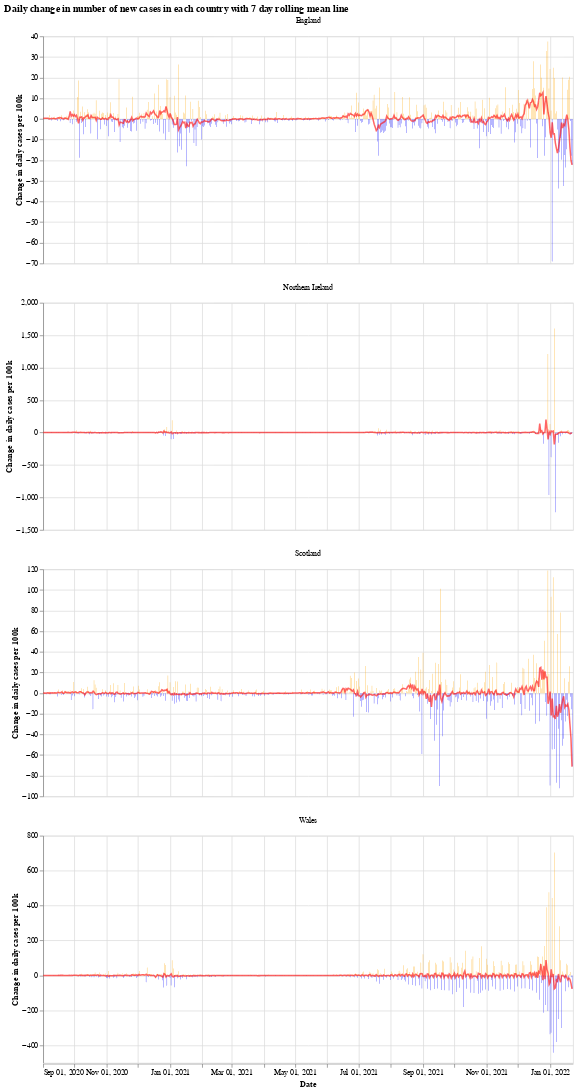

Notebook source saved alongside this figure:
### Markdown cell above
We will use the Python library `Altair` for visualising the data, see the [altair docs](https://altair-viz.github.io/) for more information.

First we have a graph which shows the daily change in the number of new cases for each country. This number jumps up and down all over the place, which is likely due to delay in reporting of new cases over the weekend. Another interesting thing is that it looks like the daily cases in Wales experienced a much shorter period of calm over the summer (calm in the sense of daily cases not jumping up and down).

The orange bars are days when the number of new cases (per 100k population) was more than the previous day, while the blue are days when the number of new cases dropped. The red line is the 7 day moving average. 

When the moving average line is below 0, it means that there is a consistent drop in new cases. We can see this clearly happening around the times that lockdowns were introduced (though, to varying degrees). I will update the graphs soon with a marker of when each lockdown started.

### Code cell
# collapse
import altair as alt

bars = alt.Chart(uk_cases).mark_bar().encode(
    x=alt.X("yearmonthdate(date):T", axis=alt.Axis(title='Date')),
    y=alt.Y("casesChangeRate:Q", axis=alt.Axis(title='Change in daily cases per 100k')),
    tooltip='casesChange',
    color=alt.condition(
        alt.datum.casesChangeRate > 0,
        alt.value("orange"),  # The positive color
        alt.value("blue")  # The negative color
    )
).properties(title='Daily change in number of new cases with 7 day rolling mean',width=700).interactive()

line = alt.Chart(uk_cases).mark_line(
    color='red',
    size=2,
    opacity=0.6
).transform_window(
    rolling_mean='mean(casesChangeRate)',
    frame=[0, 7],
    groupby=['areaName']
).encode(
    x='yearmonthdate(date):T',
    y='rolling_mean:Q'
)

alt.layer(bars, line, data=uk_cases).facet(alt.Column(
    'areaName', title=''), columns=1).resolve_scale(y='independent').properties(title='Daily change in number of new cases in each country with 7 day rolling mean line')

### Figure 1 — Vega-Lite specification as saved in the notebook (floating-point values rounded to 4 significant figures; data arrays with more than 128 entries replaced by an {"elided": "..."} marker saying what was removed)
{"config": {"view": {"continuousWidth": 400, "continuousHeight": 300}}, "data": {"name": "data-de3f35f2e2bdcf59603c226bea077370"}, "facet": {"type": "nominal", "field": "areaName", "title": ""}, "spec": {"layer": [{"mark": "bar", "encoding": {"color": {"condition": {"value": "orange", "test": "(datum.casesChangeRate > 0)"}, "value": "blue"}, "tooltip": {"type": "quantitative", "field": "casesChange"}, "x": {"type": "temporal", "axis": {"title": "Date"}, "field": "date", "timeUnit": "yearmonthdate"}, "y": {"type": "quantitative", "axis": {"title": "Change in daily cases per 100k"}, "field": "casesChangeRate"}}, "selection": {"selector001": {"type": "interval", "bind": "scales", "encodings": ["x", "y"]}}, "title": "Daily change in number of new cases with 7 day rolling mean", "width": 700}, {"mark": {"type": "line", "color": "red", "opacity": 0.6, "size": 2}, "encoding": {"x": {"type": "temporal", "field": "date", "timeUnit": "yearmonthdate"}, "y": {"type": "quantitative", "field": "rolling_mean"}}, "transform": [{"window": [{"op": "mean", "field": "casesChangeRate", "as": "rolling_mean"}], "frame": [0, 7], "groupby": ["areaName"]}]}]}, "columns": 1, "resolve": {"scale": {"y": "independent"}}, "title": "Daily change in number of new cases in each country with 7 day rolling mean line", "$schema": "https://vega.github.io/schema/vega-lite/v4.8.1.json", "datasets": {"data-de3f35f2e2bdcf59603c226bea077370": {"elided": "2036 records"}}}
